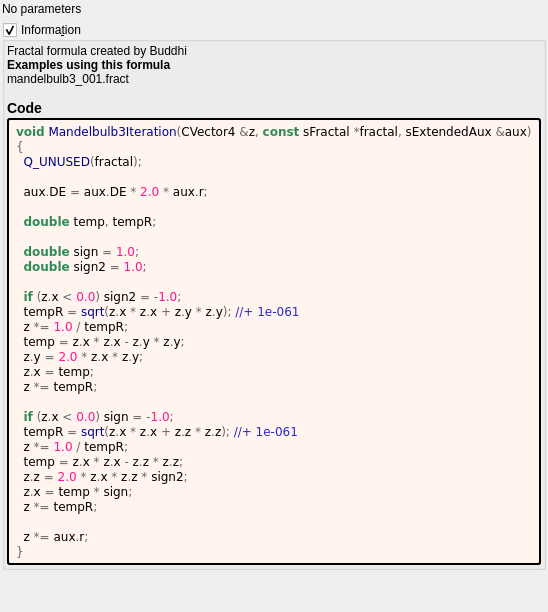
<?xml version="1.0" encoding="UTF-8"?>
<ui version="4.0">
 <class>mandelbulb3</class>
 <widget class="QWidget" name="Form">
  <property name="geometry">
   <rect>
    <x>0</x>
    <y>0</y>
    <width>529</width>
    <height>612</height>
   </rect>
  </property>
  <property name="windowTitle">
   <string notr="true">mandelbulb3</string>
  </property>
  <layout class="QVBoxLayout" name="verticalLayout">
   <property name="leftMargin">
    <number>2</number>
   </property>
   <property name="topMargin">
    <number>2</number>
   </property>
   <property name="rightMargin">
    <number>2</number>
   </property>
   <property name="bottomMargin">
    <number>2</number>
   </property>
   <item>
    <widget class="QLabel" name="label">
     <property name="text">
      <string>No parameters</string>
     </property>
    </widget>
   </item>
   <item>
    <widget class="MyGroupBox" name="groupCheck_info">
     <property name="title">
      <string>Informa&amp;tion</string>
     </property>
     <property name="flat">
      <bool>false</bool>
     </property>
     <property name="checkable">
      <bool>true</bool>
     </property>
     <layout class="QVBoxLayout" name="verticalLayout_2">
      <property name="spacing">
       <number>2</number>
      </property>
      <property name="leftMargin">
       <number>2</number>
      </property>
      <property name="topMargin">
       <number>2</number>
      </property>
      <property name="rightMargin">
       <number>2</number>
      </property>
      <property name="bottomMargin">
       <number>2</number>
      </property>
      <item>
       <widget class="QLabel" name="label_information_general">
        <property name="text">
         <string notr="true">&lt;p&gt;Fractal formula created by Buddhi&lt;/p&gt;&lt;table&gt;
&lt;/table&gt;
&lt;br&gt;&lt;b&gt;Examples using this formula&lt;/b&gt;&lt;br&gt;mandelbulb3_001.fract&lt;h3&gt;Code&lt;/h3&gt;</string>
        </property>
        <property name="wordWrap">
         <bool>true</bool>
        </property>
        <property name="openExternalLinks">
         <bool>true</bool>
        </property>
        <property name="textInteractionFlags">
         <set>Qt::LinksAccessibleByMouse|Qt::TextSelectableByMouse</set>
        </property>
       </widget>
      </item>
      <item>
       <widget class="QLabel" name="label_code_content">
        <property name="styleSheet">
         <string notr="true">border-style: outset; border-width: 2px; border-radius: 3px; border-color: black; background-color: #fff5ee; padding: 4px;</string>
        </property>
        <property name="text">
         <string notr="true">&lt;body style=&quot;background-color:#fff5ee&quot;&gt;
&lt;pre style=&quot;color:#000000; background-color:#fff5ee;  font-family:&#039;Courier New&#039;,monospace;&quot;&gt;&lt;span style=&quot;color:#2e8b57; font-weight:bold&quot;&gt;void&lt;/span&gt; &lt;span style=&quot;color:#00008f&quot;&gt;Mandelbulb3Iteration&lt;/span&gt;&lt;span style=&quot;color:#676767&quot;&gt;(&lt;/span&gt;CVector4 &lt;span style=&quot;color:#676767&quot;&gt;&amp;amp;&lt;/span&gt;z&lt;span style=&quot;color:#676767&quot;&gt;,&lt;/span&gt; &lt;span style=&quot;color:#2e8b57; font-weight:bold&quot;&gt;const&lt;/span&gt; sFractal &lt;span style=&quot;color:#676767&quot;&gt;*&lt;/span&gt;fractal&lt;span style=&quot;color:#676767&quot;&gt;,&lt;/span&gt; sExtendedAux &lt;span style=&quot;color:#676767&quot;&gt;&amp;amp;&lt;/span&gt;aux&lt;span style=&quot;color:#676767&quot;&gt;)&lt;/span&gt;
&lt;span style=&quot;color:#676767&quot;&gt;{&lt;/span&gt;
  &lt;span style=&quot;color:#00008f&quot;&gt;Q_UNUSED&lt;/span&gt;&lt;span style=&quot;color:#676767&quot;&gt;(&lt;/span&gt;fractal&lt;span style=&quot;color:#676767&quot;&gt;);&lt;/span&gt;

  aux&lt;span style=&quot;color:#676767&quot;&gt;.&lt;/span&gt;DE &lt;span style=&quot;color:#676767&quot;&gt;=&lt;/span&gt; aux&lt;span style=&quot;color:#676767&quot;&gt;.&lt;/span&gt;DE &lt;span style=&quot;color:#676767&quot;&gt;*&lt;/span&gt; &lt;span style=&quot;color:#ff1493&quot;&gt;2.0&lt;/span&gt; &lt;span style=&quot;color:#676767&quot;&gt;*&lt;/span&gt; aux&lt;span style=&quot;color:#676767&quot;&gt;.&lt;/span&gt;r&lt;span style=&quot;color:#676767&quot;&gt;;&lt;/span&gt;

  &lt;span style=&quot;color:#2e8b57; font-weight:bold&quot;&gt;double&lt;/span&gt; temp&lt;span style=&quot;color:#676767&quot;&gt;,&lt;/span&gt; tempR&lt;span style=&quot;color:#676767&quot;&gt;;&lt;/span&gt;

  &lt;span style=&quot;color:#2e8b57; font-weight:bold&quot;&gt;double&lt;/span&gt; sign &lt;span style=&quot;color:#676767&quot;&gt;=&lt;/span&gt; &lt;span style=&quot;color:#ff1493&quot;&gt;1.0&lt;/span&gt;&lt;span style=&quot;color:#676767&quot;&gt;;&lt;/span&gt;
  &lt;span style=&quot;color:#2e8b57; font-weight:bold&quot;&gt;double&lt;/span&gt; sign2 &lt;span style=&quot;color:#676767&quot;&gt;=&lt;/span&gt; &lt;span style=&quot;color:#ff1493&quot;&gt;1.0&lt;/span&gt;&lt;span style=&quot;color:#676767&quot;&gt;;&lt;/span&gt;

  &lt;span style=&quot;color:#2e8b57; font-weight:bold&quot;&gt;if&lt;/span&gt; &lt;span style=&quot;color:#676767&quot;&gt;(&lt;/span&gt;z&lt;span style=&quot;color:#676767&quot;&gt;.&lt;/span&gt;x &lt;span style=&quot;color:#676767&quot;&gt;&amp;lt;&lt;/span&gt; &lt;span style=&quot;color:#ff1493&quot;&gt;0.0&lt;/span&gt;&lt;span style=&quot;color:#676767&quot;&gt;)&lt;/span&gt; sign2 &lt;span style=&quot;color:#676767&quot;&gt;= -&lt;/span&gt;&lt;span style=&quot;color:#ff1493&quot;&gt;1.0&lt;/span&gt;&lt;span style=&quot;color:#676767&quot;&gt;;&lt;/span&gt;
  tempR &lt;span style=&quot;color:#676767&quot;&gt;=&lt;/span&gt; &lt;span style=&quot;color:#00008f&quot;&gt;sqrt&lt;/span&gt;&lt;span style=&quot;color:#676767&quot;&gt;(&lt;/span&gt;z&lt;span style=&quot;color:#676767&quot;&gt;.&lt;/span&gt;x &lt;span style=&quot;color:#676767&quot;&gt;*&lt;/span&gt; z&lt;span style=&quot;color:#676767&quot;&gt;.&lt;/span&gt;x &lt;span style=&quot;color:#676767&quot;&gt;+&lt;/span&gt; z&lt;span style=&quot;color:#676767&quot;&gt;.&lt;/span&gt;y &lt;span style=&quot;color:#676767&quot;&gt;*&lt;/span&gt; z&lt;span style=&quot;color:#676767&quot;&gt;.&lt;/span&gt;y&lt;span style=&quot;color:#676767&quot;&gt;);&lt;/span&gt; &lt;span style=&quot;color:#2929cc&quot;&gt;//+ 1e-061&lt;/span&gt;
  z &lt;span style=&quot;color:#676767&quot;&gt;*=&lt;/span&gt; &lt;span style=&quot;color:#ff1493&quot;&gt;1.0&lt;/span&gt; &lt;span style=&quot;color:#676767&quot;&gt;/&lt;/span&gt; tempR&lt;span style=&quot;color:#676767&quot;&gt;;&lt;/span&gt;
  temp &lt;span style=&quot;color:#676767&quot;&gt;=&lt;/span&gt; z&lt;span style=&quot;color:#676767&quot;&gt;.&lt;/span&gt;x &lt;span style=&quot;color:#676767&quot;&gt;*&lt;/span&gt; z&lt;span style=&quot;color:#676767&quot;&gt;.&lt;/span&gt;x &lt;span style=&quot;color:#676767&quot;&gt;-&lt;/span&gt; z&lt;span style=&quot;color:#676767&quot;&gt;.&lt;/span&gt;y &lt;span style=&quot;color:#676767&quot;&gt;*&lt;/span&gt; z&lt;span style=&quot;color:#676767&quot;&gt;.&lt;/span&gt;y&lt;span style=&quot;color:#676767&quot;&gt;;&lt;/span&gt;
  z&lt;span style=&quot;color:#676767&quot;&gt;.&lt;/span&gt;y &lt;span style=&quot;color:#676767&quot;&gt;=&lt;/span&gt; &lt;span style=&quot;color:#ff1493&quot;&gt;2.0&lt;/span&gt; &lt;span style=&quot;color:#676767&quot;&gt;*&lt;/span&gt; z&lt;span style=&quot;color:#676767&quot;&gt;.&lt;/span&gt;x &lt;span style=&quot;color:#676767&quot;&gt;*&lt;/span&gt; z&lt;span style=&quot;color:#676767&quot;&gt;.&lt;/span&gt;y&lt;span style=&quot;color:#676767&quot;&gt;;&lt;/span&gt;
  z&lt;span style=&quot;color:#676767&quot;&gt;.&lt;/span&gt;x &lt;span style=&quot;color:#676767&quot;&gt;=&lt;/span&gt; temp&lt;span style=&quot;color:#676767&quot;&gt;;&lt;/span&gt;
  z &lt;span style=&quot;color:#676767&quot;&gt;*=&lt;/span&gt; tempR&lt;span style=&quot;color:#676767&quot;&gt;;&lt;/span&gt;

  &lt;span style=&quot;color:#2e8b57; font-weight:bold&quot;&gt;if&lt;/span&gt; &lt;span style=&quot;color:#676767&quot;&gt;(&lt;/span&gt;z&lt;span style=&quot;color:#676767&quot;&gt;.&lt;/span&gt;x &lt;span style=&quot;color:#676767&quot;&gt;&amp;lt;&lt;/span&gt; &lt;span style=&quot;color:#ff1493&quot;&gt;0.0&lt;/span&gt;&lt;span style=&quot;color:#676767&quot;&gt;)&lt;/span&gt; sign &lt;span style=&quot;color:#676767&quot;&gt;= -&lt;/span&gt;&lt;span style=&quot;color:#ff1493&quot;&gt;1.0&lt;/span&gt;&lt;span style=&quot;color:#676767&quot;&gt;;&lt;/span&gt;
  tempR &lt;span style=&quot;color:#676767&quot;&gt;=&lt;/span&gt; &lt;span style=&quot;color:#00008f&quot;&gt;sqrt&lt;/span&gt;&lt;span style=&quot;color:#676767&quot;&gt;(&lt;/span&gt;z&lt;span style=&quot;color:#676767&quot;&gt;.&lt;/span&gt;x &lt;span style=&quot;color:#676767&quot;&gt;*&lt;/span&gt; z&lt;span style=&quot;color:#676767&quot;&gt;.&lt;/span&gt;x &lt;span style=&quot;color:#676767&quot;&gt;+&lt;/span&gt; z&lt;span style=&quot;color:#676767&quot;&gt;.&lt;/span&gt;z &lt;span style=&quot;color:#676767&quot;&gt;*&lt;/span&gt; z&lt;span style=&quot;color:#676767&quot;&gt;.&lt;/span&gt;z&lt;span style=&quot;color:#676767&quot;&gt;);&lt;/span&gt; &lt;span style=&quot;color:#2929cc&quot;&gt;//+ 1e-061&lt;/span&gt;
  z &lt;span style=&quot;color:#676767&quot;&gt;*=&lt;/span&gt; &lt;span style=&quot;color:#ff1493&quot;&gt;1.0&lt;/span&gt; &lt;span style=&quot;color:#676767&quot;&gt;/&lt;/span&gt; tempR&lt;span style=&quot;color:#676767&quot;&gt;;&lt;/span&gt;
  temp &lt;span style=&quot;color:#676767&quot;&gt;=&lt;/span&gt; z&lt;span style=&quot;color:#676767&quot;&gt;.&lt;/span&gt;x &lt;span style=&quot;color:#676767&quot;&gt;*&lt;/span&gt; z&lt;span style=&quot;color:#676767&quot;&gt;.&lt;/span&gt;x &lt;span style=&quot;color:#676767&quot;&gt;-&lt;/span&gt; z&lt;span style=&quot;color:#676767&quot;&gt;.&lt;/span&gt;z &lt;span style=&quot;color:#676767&quot;&gt;*&lt;/span&gt; z&lt;span style=&quot;color:#676767&quot;&gt;.&lt;/span&gt;z&lt;span style=&quot;color:#676767&quot;&gt;;&lt;/span&gt;
  z&lt;span style=&quot;color:#676767&quot;&gt;.&lt;/span&gt;z &lt;span style=&quot;color:#676767&quot;&gt;=&lt;/span&gt; &lt;span style=&quot;color:#ff1493&quot;&gt;2.0&lt;/span&gt; &lt;span style=&quot;color:#676767&quot;&gt;*&lt;/span&gt; z&lt;span style=&quot;color:#676767&quot;&gt;.&lt;/span&gt;x &lt;span style=&quot;color:#676767&quot;&gt;*&lt;/span&gt; z&lt;span style=&quot;color:#676767&quot;&gt;.&lt;/span&gt;z &lt;span style=&quot;color:#676767&quot;&gt;*&lt;/span&gt; sign2&lt;span style=&quot;color:#676767&quot;&gt;;&lt;/span&gt;
  z&lt;span style=&quot;color:#676767&quot;&gt;.&lt;/span&gt;x &lt;span style=&quot;color:#676767&quot;&gt;=&lt;/span&gt; temp &lt;span style=&quot;color:#676767&quot;&gt;*&lt;/span&gt; sign&lt;span style=&quot;color:#676767&quot;&gt;;&lt;/span&gt;
  z &lt;span style=&quot;color:#676767&quot;&gt;*=&lt;/span&gt; tempR&lt;span style=&quot;color:#676767&quot;&gt;;&lt;/span&gt;

  z &lt;span style=&quot;color:#676767&quot;&gt;*=&lt;/span&gt; aux&lt;span style=&quot;color:#676767&quot;&gt;.&lt;/span&gt;r&lt;span style=&quot;color:#676767&quot;&gt;;&lt;/span&gt;
&lt;span style=&quot;color:#676767&quot;&gt;}&lt;/span&gt;
&lt;/pre&gt;
&lt;/body&gt;</string>
        </property>
        <property name="wordWrap">
         <bool>true</bool>
        </property>
        <property name="openExternalLinks">
         <bool>true</bool>
        </property>
        <property name="textInteractionFlags">
         <set>Qt::LinksAccessibleByMouse|Qt::TextSelectableByMouse</set>
        </property>
       </widget>
      </item>
     </layout>
    </widget>
   </item>
   <item>
    <spacer name="verticalSpacer">
     <property name="orientation">
      <enum>Qt::Vertical</enum>
     </property>
     <property name="sizeHint" stdset="0">
      <size>
       <width>20</width>
       <height>40</height>
      </size>
     </property>
    </spacer>
   </item>
  </layout>
 </widget>
 <customwidgets>
  <customwidget>
   <class>MyGroupBox</class>
   <extends>QGroupBox</extends>
   <header>my_group_box.h</header>
   <container>1</container>
  </customwidget>
 </customwidgets>
 <tabstops>
  <tabstop>groupCheck_info</tabstop>
 </tabstops>
 <resources/>
 <connections/>
</ui>
